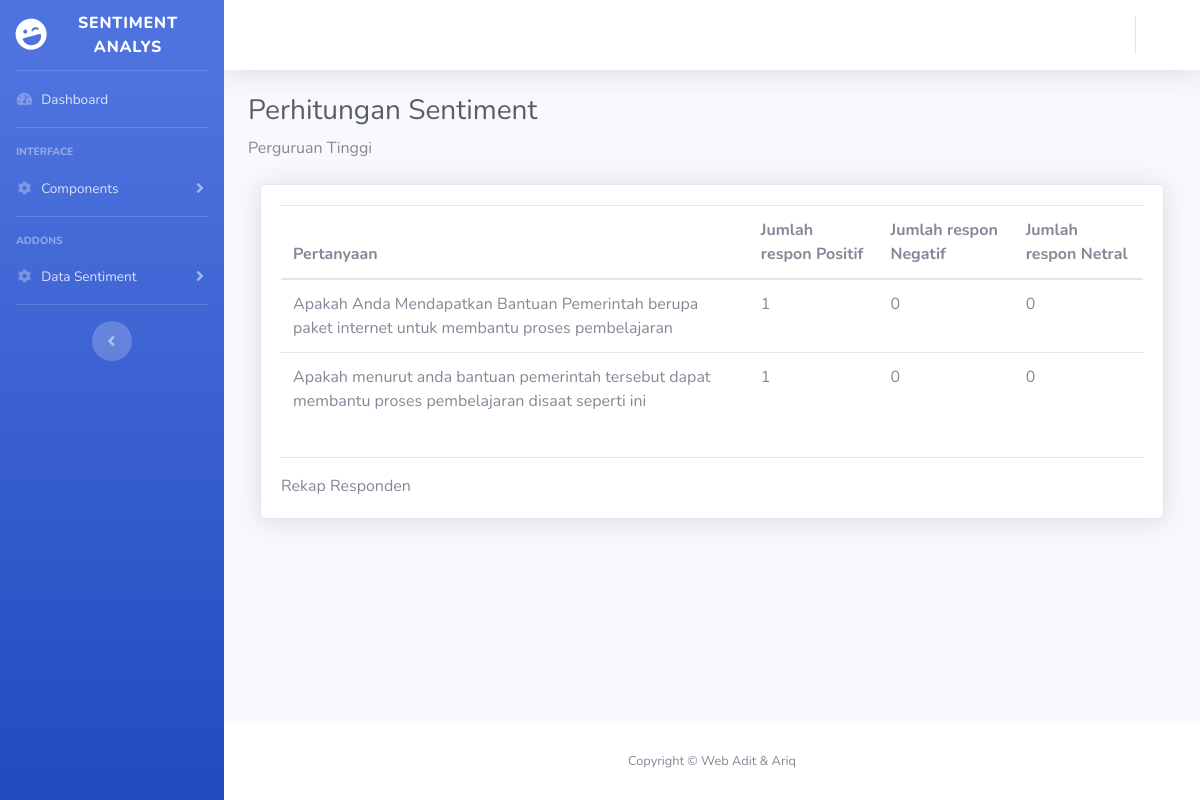
The app's page /index.php/admin/CPt with its own data.
### tables this page shows
CREATE TABLE `q` (
  `id` int(11) NOT NULL,
  `q1` varchar(256) NOT NULL,
  `q2` varchar(256) NOT NULL
);

### application/controllers/Admin.php (called while the page is built, shortened)
<?php
class Admin extends CI_Controller
{
	public function CPt()
	{
		$data['logus'] = $this->db->get_where('pro', ['nik' =>$this->session->userdata('nik')])->row_array();
		$data['q'] = $this->db->query("SELECT * from q")->row_array();
		$data['jr1'] = $this->db->query("SELECT  Sentiment FROM v_r1 WHERE Sentiment ='positif' and jenjang = 'Perguruan Tinggi';")->result();
		$data['jr1n'] = $this->db->query("SELECT  Sentiment FROM v_r1 WHERE Sentiment ='Negatif' and jenjang = 'Perguruan Tinggi';")->result();
		$data['jr1t'] = $this->db->query("SELECT  Sentiment FROM v_r1 WHERE Sentiment ='Netral' and jenjang = 'Perguruan Tinggi';")->result();
		$data['jr2'] = $this->db->query("SELECT  Sentiment FROM v_r2 WHERE Sentiment ='positif' and jenjang = 'Perguruan Tinggi';")->result();
		$data['jr2n'] = $this->db->query("SELECT  Sentiment FROM v_r2 WHERE Sentiment ='Negatif' and jenjang = 'Perguruan Tinggi';")->result();
		$data['jr2t'] = $this->db->query("SELECT  Sentiment FROM v_r2 WHERE Sentiment ='Netral' and jenjang = 'Perguruan Tinggi';")->result();
		$this->load->view('templates/header', $data);
		$this->load->view('templates/sidebar_A', $data);
		$this->load->view('templates/topbar', $data);
		$this->load->view('admin/CPt', $data);
		$this->load->view('templates/footer', $data);
	}
}

### index.php (called while the page is built, shortened)
<?php
require_once BASEPATH.'core/CodeIgniter.php';

### application/views/admin/CPt.php (the view)
    <div class="container-fluid">
        <h1 class="h3 mb-2 text-gray-800">Perhitungan Sentiment</h1>
        <p class="mb-4">Perguruan Tinggi</p>
        <div class="row">
            <div class="container">
                <div class="card shadow mb-4">
                    <div class="card-body">
                        <div>
                            <div class="table-responsive">
                    <table class="table">
                        <thead>
                            <tr>
                              <th scope="col">Pertanyaan</th>
                              <th scope="col">Jumlah respon Positif</th>
                              <th scope="col">Jumlah respon Negatif</th>
                              <th scope="col">Jumlah respon Netral</th>
                            </tr>
                        </thead>
                      <tbody>
                        <tr>
                            <td><?= $q['q1']  ?></td>
                            <td><?= count($jr1)   ?></td>
                            <td><?= count($jr1n)   ?></td>
                            <td><?= count($jr1t)   ?></td>
                        </tr>
                        <tr>
                            <td><?= $q['q2']  ?></td>
                            <td><?= count($jr2)   ?></td>
                            <td><?= count($jr2n)   ?></td>
                            <td><?= count($jr2t)   ?></td>
                        </tr>
                       </tbody>
                    </table>
                </div>
                        </div>
                        <hr>
                        Rekap Responden
                    </div>
                </div>
            </div>
        </div>
    </div>
</div>

### records on screen
q: q1 "Apakah Anda Mendapatkan Bantuan Pemerintah berupa paket internet untuk membantu proses pembelajaran", q2 "Apakah menurut anda bantuan pemerintah tersebut dapat membantu proses pembelajaran disaat seperti ini"

### other values on screen
count($jr1) "1"
count($jr1n) "0"
count($jr1t) "0"
count($jr2) "1"
count($jr2n) "0"
count($jr2t) "0"
